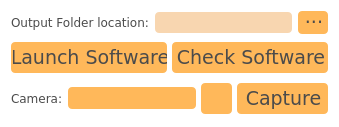
        <widget class="QFrame" name="verticalFrame">
         <property name="styleSheet">
          <string notr="true">background-color: rgb(255, 255, 255);
border-radius: 4px;</string>
         </property>
         <layout class="QVBoxLayout" name="verticalLayout" stretch="1,0,1">
          <property name="sizeConstraint">
           <enum>QLayout::SetDefaultConstraint</enum>
          </property>
          <item>
           <layout class="QHBoxLayout" name="horizontalLayout_4" stretch="1,2,0">
            <property name="leftMargin">
             <number>0</number>
            </property>
            <property name="rightMargin">
             <number>0</number>
            </property>
            <item>
             <widget class="QLabel" name="static_odsc_label_02">
              <property name="minimumSize">
               <size>
                <width>0</width>
                <height>21</height>
               </size>
              </property>
              <property name="font">
               <font>
                <family>Verdana</family>
                <pointsize>9</pointsize>
                <weight>50</weight>
                <italic>false</italic>
                <bold>false</bold>
               </font>
              </property>
              <property name="styleSheet">
               <string notr="true">color: rgb(75, 75, 75);</string>
              </property>
              <property name="text">
               <string>Output Folder location:</string>
              </property>
             </widget>
            </item>
            <item>
             <widget class="QLineEdit" name="pyqt5_dynamic_odsc_entry_output_path">
              <property name="enabled">
               <bool>true</bool>
              </property>
              <property name="minimumSize">
               <size>
                <width>0</width>
                <height>21</height>
               </size>
              </property>
              <property name="font">
               <font>
                <family>Verdana</family>
               </font>
              </property>
              <property name="styleSheet">
               <string notr="true">QLineEdit {
border-radius: 4px;
padding: 0px 5px 0px 5px;
background-color: rgb(248,214,176);
}

QLineEdit:disabled {
	background-color: rgb(220, 204, 191);
}</string>
              </property>
              <property name="text">
               <string/>
              </property>
             </widget>
            </item>
            <item>
             <widget class="QPushButton" name="pyqt5_dynamic_odsc_button_loadfolder_output">
              <property name="enabled">
               <bool>true</bool>
              </property>
              <property name="minimumSize">
               <size>
                <width>30</width>
                <height>21</height>
               </size>
              </property>
              <property name="font">
               <font>
                <family>Verdana</family>
                <pointsize>14</pointsize>
               </font>
              </property>
              <property name="styleSheet">
               <string notr="true">QPushButton {
	border-radius: 4px;
	background-color: rgb(255, 184, 90);
	padding-left: 2px;
	color: rgb(75, 75, 75);
}
QPushButton:hover{
	background-color: rgb(248,214,176);	
}
QPushButton:pressed{
	background-color: rgb(179, 197, 192);
}</string>
              </property>
              <property name="text">
               <string>···</string>
              </property>
             </widget>
            </item>
           </layout>
          </item>
          <item>
           <widget class="QFrame" name="horizontalFrame_16">
            <layout class="QHBoxLayout" name="horizontalLayout_27" stretch="1,1">
             <property name="spacing">
              <number>5</number>
             </property>
             <property name="leftMargin">
              <number>0</number>
             </property>
             <property name="topMargin">
              <number>2</number>
             </property>
             <property name="rightMargin">
              <number>0</number>
             </property>
             <property name="bottomMargin">
              <number>2</number>
             </property>
             <item>
              <widget class="QPushButton" name="pyqt5_dynamic_odsc_button_launch_software">
               <property name="minimumSize">
                <size>
                 <width>91</width>
                 <height>31</height>
                </size>
               </property>
               <property name="font">
                <font>
                 <family>Verdana</family>
                 <pointsize>14</pointsize>
                </font>
               </property>
               <property name="styleSheet">
                <string notr="true">QPushButton {
	border-radius: 4px;
	background-color: rgb(255, 184, 90);
	padding-left: 2px;
	color: rgb(75, 75, 75);
}
QPushButton:hover{
	background-color: rgb(248,214,176);	
}
QPushButton:pressed{
	background-color: rgb(179, 197, 192);
}</string>
               </property>
               <property name="text">
                <string>Launch Software</string>
               </property>
              </widget>
             </item>
             <item>
              <widget class="QPushButton" name="pyqt5_dynamic_odsc_button_check_software">
               <property name="minimumSize">
                <size>
                 <width>91</width>
                 <height>31</height>
                </size>
               </property>
               <property name="font">
                <font>
                 <family>Verdana</family>
                 <pointsize>14</pointsize>
                </font>
               </property>
               <property name="styleSheet">
                <string notr="true">QPushButton {
	border-radius: 4px;
	background-color: rgb(255, 184, 90);
	padding-left: 2px;
	color: rgb(75, 75, 75);
}
QPushButton:hover{
	background-color: rgb(248,214,176);	
}
QPushButton:pressed{
	background-color: rgb(179, 197, 192);
}</string>
               </property>
               <property name="text">
                <string>Check Software</string>
               </property>
              </widget>
             </item>
            </layout>
           </widget>
          </item>
          <item>
           <widget class="QFrame" name="horizontalFrame_15">
            <layout class="QHBoxLayout" name="horizontalLayout_26" stretch="0,2,1,1">
             <property name="spacing">
              <number>5</number>
             </property>
             <property name="leftMargin">
              <number>0</number>
             </property>
             <property name="topMargin">
              <number>2</number>
             </property>
             <property name="rightMargin">
              <number>0</number>
             </property>
             <property name="bottomMargin">
              <number>2</number>
             </property>
             <item>
              <widget class="QLabel" name="static_odsc_label_3">
               <property name="minimumSize">
                <size>
                 <width>0</width>
                 <height>21</height>
                </size>
               </property>
               <property name="font">
                <font>
                 <family>Verdana</family>
                 <pointsize>9</pointsize>
                 <weight>50</weight>
                 <italic>false</italic>
                 <bold>false</bold>
                </font>
               </property>
               <property name="styleSheet">
                <string notr="true">color: rgb(75, 75, 75);</string>
               </property>
               <property name="text">
                <string>Camera:</string>
               </property>
              </widget>
             </item>
             <item>
              <widget class="QComboBox" name="pyqt5_dynamic_odsc_combo_camera">
               <property name="minimumSize">
                <size>
                 <width>0</width>
                 <height>22</height>
                </size>
               </property>
               <property name="font">
                <font>
                 <family>Verdana</family>
                 <pointsize>8</pointsize>
                </font>
               </property>
               <property name="styleSheet">
                <string notr="true">QComboBox
{
border-radius: 4px;
padding-left: 5px;
background-color: rgb(255, 184, 90);
}

QComboBox:hover
{
background-color: rgb(248,214,176);
}

QComboBox::drop-down{
background-color: transparent;
border-radius: 4px;
}

QComboBox::drop-down:hover{
background-color: transparent;
}

QComboBox::down-arrow
{
image: url(:/ui/resources/dropdown/dropdown_arrow.png);
margin-right: 5px;
}

QComboBox QListView {
background-color: rgb(255, 184, 90);
padding:4px;
}

QComboBox QListView::item {
padding:15px;
}

</string>
               </property>
               <property name="editable">
                <bool>false</bool>
               </property>
               <property name="currentIndex">
                <number>-1</number>
               </property>
               <property name="frame">
                <bool>true</bool>
               </property>
              </widget>
             </item>
             <item>
              <widget class="QPushButton" name="pyqt5_dynamic_odsc_button_reload_cameras">
               <property name="minimumSize">
                <size>
                 <width>31</width>
                 <height>31</height>
                </size>
               </property>
               <property name="maximumSize">
                <size>
                 <width>31</width>
                 <height>31</height>
                </size>
               </property>
               <property name="font">
                <font>
                 <family>Verdana</family>
                 <pointsize>14</pointsize>
                </font>
               </property>
               <property name="toolTip">
                <string>Refresh Cameras</string>
               </property>
               <property name="styleSheet">
                <string notr="true">QPushButton {
	border-radius: 4px;
	background-color: rgb(255, 184, 90);
	padding-left: 2px;
	color: rgb(75, 75, 75);
	image: url(:/ui/resources/buttons/refresh_icon.png);
}
QPushButton:hover{
	image: url(:/ui/resources/buttons/refresh_icon.png);
	background-color: rgb(248,214,176);	
}
QPushButton:pressed{
	background-color: rgb(179, 197, 192);
	image: url(:/ui/resources/buttons/refresh_icon.png);
}</string>
               </property>
               <property name="text">
                <string/>
               </property>
              </widget>
             </item>
             <item>
              <widget class="QPushButton" name="pyqt5_dynamic_odsc_button_single_capture">
               <property name="minimumSize">
                <size>
                 <width>91</width>
                 <height>31</height>
                </size>
               </property>
               <property name="font">
                <font>
                 <family>Verdana</family>
                 <pointsize>14</pointsize>
                </font>
               </property>
               <property name="styleSheet">
                <string notr="true">QPushButton {
	border-radius: 4px;
	background-color: rgb(255, 184, 90);
	padding-left: 2px;
	color: rgb(75, 75, 75);
}
QPushButton:hover{
	background-color: rgb(248,214,176);	
}
QPushButton:pressed{
	background-color: rgb(179, 197, 192);
}</string>
               </property>
               <property name="text">
                <string>Capture</string>
               </property>
              </widget>
             </item>
            </layout>
           </widget>
          </item>
         </layout>
        </widget>
